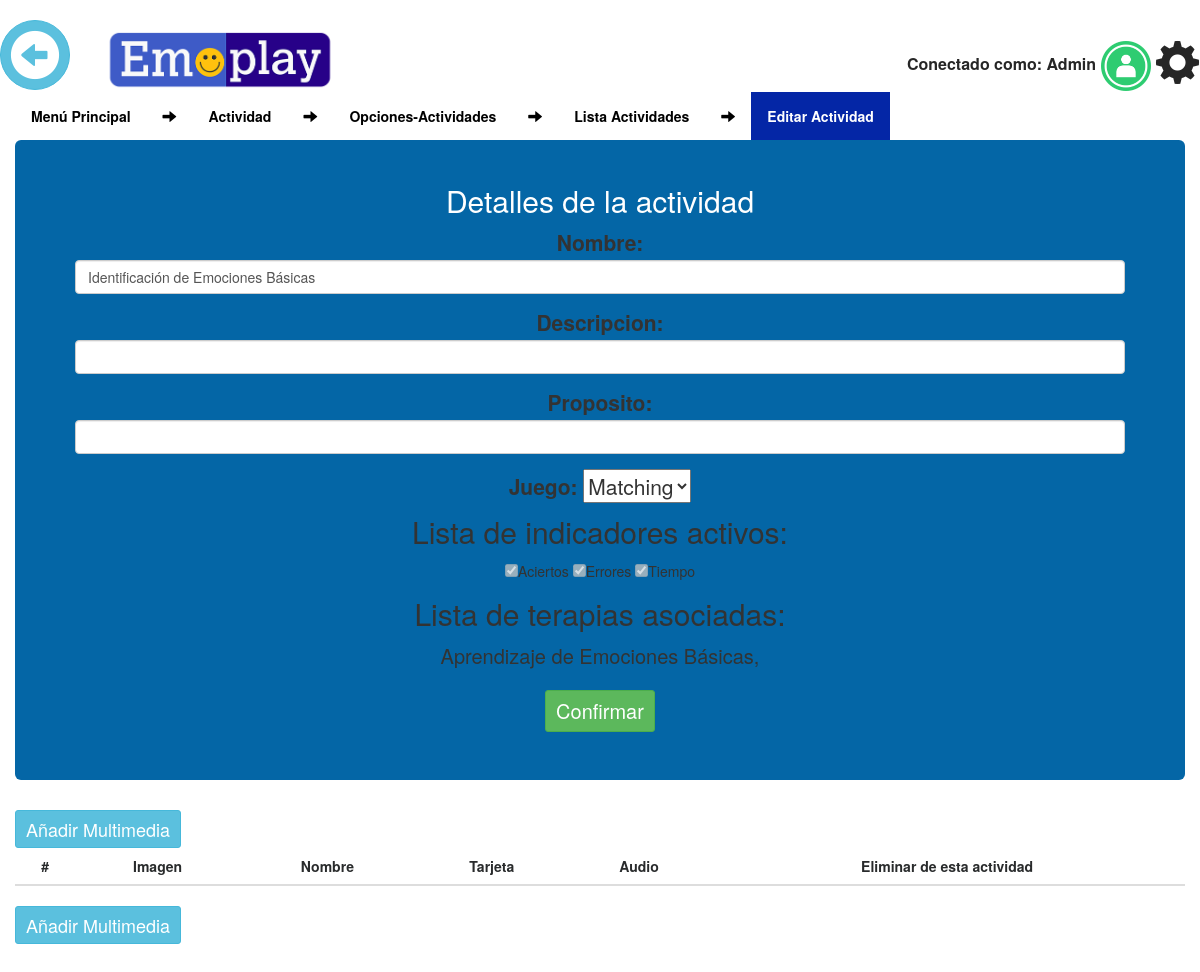
The app's page /settings/players_list/1/update/ (signed in) with its own data.
### appEmotionIOT/models.py (models this page shows, shortened)
class Actividad(models.Model):
    id = models.AutoField(primary_key=True)
    nombre = models.CharField(max_length=100)
    descripcion = models.CharField(max_length=200, blank=True)
    proposito = models.CharField(max_length=100, blank=True)
    indicador = models.ManyToManyField(Indicador, blank=True)
    juego = models.CharField(max_length=20, choices=Juego, default="Matching")
    aleatorio = models.BooleanField(default=False)
    narracion = models.BooleanField(default=True)
    class Meta:
        verbose_name_plural = "Actividad"

class Indicador(models.Model):
    id =  models.AutoField(primary_key=True)
    nombre = models.CharField(max_length=50, blank=True)
    descripcion = models.TextField(blank=True)
    class Meta:
        verbose_name_plural = "Indicador"
    def __str__(self):
        return self.nombre

class Terapia_Actividad(models.Model):
    actividad = models.ForeignKey(Actividad,on_delete=models.CASCADE)
    terapia = models.ForeignKey(Terapia,on_delete=models.CASCADE)
    class Meta:
        verbose_name_plural = "Terapia_Actividad"
        unique_together = ("actividad","terapia")

class Terapia(models.Model):
    id = models.AutoField(primary_key=True)
    nombre = models.CharField("Nombre",max_length=50)
    descripcion = models.TextField(blank=True)
    tipo = models.CharField("Tipo",max_length=50)
    class Meta:
        verbose_name_plural = "Terapia"
    def __str__(self):
        return self.nombre

### appEmotionIOT/views.py (the view)
# urls.py: url(r'^settings/players_list/(?P<pk>\d+)/update/$', Update_player.as_view(), name='update_player'),
class Update_player(LoginRequiredMixin, UpdateView):
	model = Actividad
	form_class = FormularioActividad
	template_name="player_detail.html"
	login_url='/login/'
	redirect_field_name = "/login/"
	success_url = reverse_lazy('players_list')
	def get_context_data(self, **kwargs):
		context = super(Update_player, self).get_context_data(**kwargs)
		context['QRM_color'] = "QRM_orange"
		context['therapy'] = Terapia_Actividad.objects.filter(actividad_id=self.object.id)
		context['indicators'] = Indicador.objects.all()
		context['player_id'] = self.object.id
		return context

### appEmotionIOT/forms.py
class FormularioActividad(forms.ModelForm):
	class Meta:
		model = Actividad
		fields = ['nombre', 'descripcion','proposito','juego']
	def __init__(self, *args, **kwargs):
		super(FormularioActividad, self).__init__(*args, **kwargs)
		self.fields['nombre'].widget.attrs.update({'class' : 'form-control'})
		self.fields['descripcion'].widget.attrs.update({'class' : 'form-control'})
		self.fields['proposito'].widget.attrs.update({'class' : 'form-control'})

### appEmotionIOT/templates/player_detail.html (shortened to what this page needs)
{% extends "body.html" %}
{% block content_wrapper %}
<div class="container-fluid">
	<div class="row">
<ul>
  <strong><li>
  <li><a href="{% url 'settings' %}">Menú Principal</a></li>
  <li><a><i class="glyphicon glyphicon-arrow-right" ></i></a></li>
  <li><a href="{% url 'activity_settings' %}">Actividad</a></li>
  <li><a><i class="glyphicon glyphicon-arrow-right" ></i></a></li>
  <li><a href="{% url 'game_settings' %}">Opciones-Actividades</a></li>
  <li><a><i class="glyphicon glyphicon-arrow-right" ></i></a></li>
  <li><a href="{% url 'players_list' %}">Lista Actividades</a></li>
  <li><a><i class="glyphicon glyphicon-arrow-right" ></i></a></li>
  <li><a class="active" href="{% url 'players_list' %}">Editar Actividad</a></li>
</strong>
</ul>
		<div class="jumbotron {{ QRM_color }}">
			<center>
                <p style="font-size:30px;color:white;">Detalles de la actividad</p>
				<form action="" method="post" enctype="multipart/form-data">
				    {{ form.as_p }}
                    <p style="font-size:30px;">Lista de indicadores activos:</p>
                    {% for i in object.indicador.all %}
                    <input type="checkbox" disabled checked name="i.indicator" value="i.id_indicator">{{i}}
                    {% endfor %}
                    <br><br>
                    <p style="font-size:30px;">Lista de terapias asociadas:</p>
                    {% for i in therapy %}
                    <a style="font-size:20px;">{{i.terapia}},</a>
                    {% endfor %}
                    <br><br>
				    <input type="submit" value="Confirmar" style="font-size:20px;" class="btn btn-sm btn-success"/>
				</form>
			</center>
		</div>
		{% if object.id %}
		<a href="{% url 'add_multimedia_to_player' object.id %}">
			<div class="btn btn-sm btn-info">
				<p>Añadir Multimedia</p>
			</div>
		</a>
		{% endif %}
		<table class="table table-hover">
			<thead>
				<tr>
					<th>#</th>
					<th>Imagen</th>
					<th>Nombre</th>
					<th>Tarjeta</th>
					<th>Audio</th>
					<th>Eliminar de esta actividad</th>
		    	</tr>
			</thead>
		</table>
		{% if object.id %}
		<a href="{% url 'add_multimedia_to_player' object.id %}">
			<div class="btn btn-sm btn-info">
				<p>Añadir Multimedia</p>
			</div>
		</a>
		{% endif %}
	</div>
</div>
{% endblock content_wrapper %}

### appEmotionIOT/templates/base.html (shortened to what this page needs)
<!DOCTYPE html>
{% load staticfiles %}
<html lang="es">
	<head>
		<link href="{% static 'css/bootstrap.min.css' %}" rel="stylesheet" type="text/css">
		<link href="{% static 'css/QRMusical.css' %}" rel="stylesheet" type="text/css">
		<link rel="stylesheet" href="{% static 'css/bootstrap-select.css' %}" type="text/css"/>
		<link rel="stylesheet" href="https://cdnjs.cloudflare.com/ajax/libs/font-awesome/4.7.0/css/font-awesome.min.css">
	</head>
	<body>
		<div id="sidebar" class="navbar QRM_nav navbar-static-top">
			<div class="container-fluid QRM_container">
       				<div class="navbar-header">
                        <a class="navbar-nav">
                            <button type="button" onclick="goBack()" class="btn btn-info btn-back btn-xl"><i class="glyphicon glyphicon-circle-arrow-left" style="font-size:50px"></i></button>
                        </a>
						{% if user.is_authenticated %}
					<a href="{% url 'elegirTerapia' %}" class="navbar-brand QRM_navbar-brand">
						<img src="/files/static/RFIDMusic.png" class="QRM_logo">
					</a>
                    {% else %}
					{% comment %}
					<a class="navbar-brand QRM_navbar-brand">
						<img src="/files/static/RFIDMusic.png" class="QRM_logo">
					</a>
					{% endcomment %}
                        {%endif%}
				</div>
				<div class="navbar-collapse collapse" style="height: 1px;">
					<ul class="nav navbar-nav QRM_navbar_nav">
                        {% if player.online == "si" %}
						    <a>Conectado como: {{ player }}</a>
                        {% if player.imagen %}
  						    <a>
                                <img onclick="confirmationUser()" class="img-circle"src="/{{ player.imagen.url }}" style="width: 50px">
						    </a>
                        {% else %}
								    <a style="top: -11px;">
									    <img onclick="confirmationUser()" src="/files/static/log_g.png" style="width: 50px">
								    </a>
                        {% endif %}
                        {% else %}
						{% if user.is_authenticated %}
						    <a>Conectado como: {{ user }}  </a>
							<a style="top: -11px;">
							<img  onclick="confirmation()" src="/files/static/log_g.png" style="width: 50px">
							</a>
							<a href="{% url 'user' %}" style="font-size: 45px;"> <i style="top:15px;" class="glyphicon glyphicon-cog"> </i></a>
									{% endif %}
                        {% endif %}
					</ul>
				</div>
			</div>
		</div>
		<div id="content">
			{% block body %}{% endblock body %}
		</div>
		<footer>
		</footer>
	</body>
</html>

### appEmotionIOT/static/css/QRMusical.css (style rules this page uses)
.QRM_nav { font-size: 16px; color: #262626; font-weight: bold; margin-bottom: 0px !important; }
.QRM_navbar_nav { float:right; }
.QRM_navbar-brand { font-size: 35px; }
.QRM_container { padding: 20px 0px 0px 0px; }
.QRM_orange { background-color: #0466A6; }
.QRM_logo { width: 300px; top: -5px; position: relative; display: inline-block !important; }
body { font-family: "Helvetica Neue",Helvetica,Arial,sans-serif; }
a { color: inherit; text-decoration: none; }
p { margin: 0; font-size: 18px; line-height: 26px; font-weight: 400; }
footer { padding: 10px 0px 20px 0px; }
input { color:black; }
table { color: #292b2c; }
th { text-align: -webkit-center; vertical-align: middle !important; }
ul { list-style-type: none; margin: 0; padding: 0; overflow: hidden; background-color: #FFFFFF; }
li { float: left; }
li a { display: block; color: black; text-align: center; padding: 14px 16px; text-decoration: none; }
.active { color: white; background-color: #0426A6; }
.btn-back { width: 70px; height: 70px; text-align: center; padding: 7px 7px; font-size: 2px; line-height: 2; border-radius: 50px; }

### records on screen
Actividad: nombre "Identificación de Emociones Básicas", juego "Matching"
Indicador: nombre "Aciertos"
Indicador: nombre "Errores"
Indicador: nombre "Tiempo"
Terapia_Actividad: terapia "Aprendizaje de Emociones Básicas"

### other values on screen
{{ user }} "Admin"
